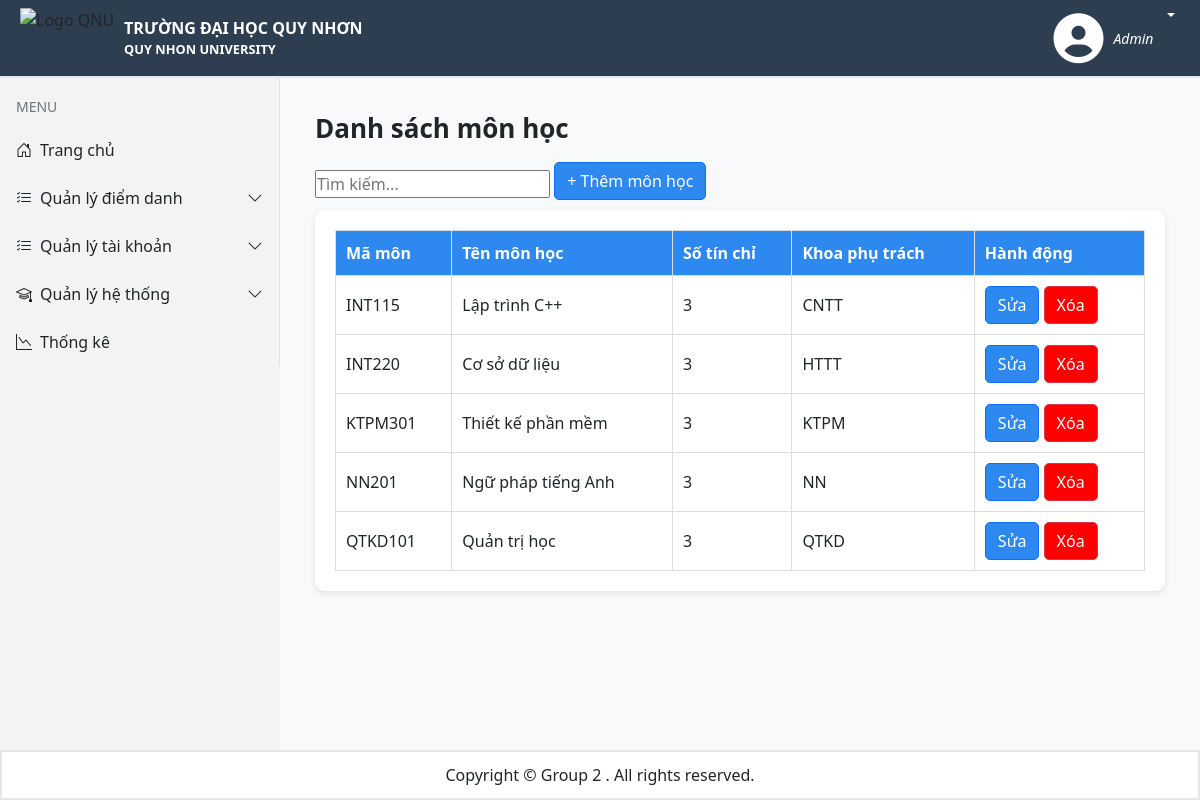
/Admin/QuanLyDiemDanh/MonHoc (signed in), run on the app's committed database.
### tables this page shows
CREATE TABLE IF NOT EXISTS `monhoc` (
  `MaMonHoc` varchar(10) NOT NULL,
  `TenMonHoc` varchar(100) DEFAULT NULL,
  `SoTC` int DEFAULT NULL,
  `KhoaPhuTrach` varchar(10) DEFAULT NULL,
  PRIMARY KEY (`MaMonHoc`),
  KEY `KhoaPhuTrach` (`KhoaPhuTrach`)
);

### app/Controllers/BaseController.php (called while the page is built, shortened)
<?php
require_once __DIR__ . '/../Config/database.php';
require_once __DIR__ . '/../Models/MonHoc.php';
class BaseController
{
    protected function renderAdmin($title, $render,$data = [])
    {
        require_once __DIR__ . "/../Views/layout.php";
    }
}

### app/Controllers/AdminController.php (called while the page is built, shortened)
<?php
    require_once __DIR__ . '/BaseController.php';
    class AdminController extends BaseController
    {
        public function showQlMonHoc()
        {
            $listMonHoc = (new MonHoc())->getAllMonHoc();
            $this->renderAdmin("Quản lý môn học", "mon-hoc.php", ['listMonHoc' => $listMonHoc]);
        }
    }
?>

### app/Models/MonHoc.php (called while the page is built, shortened)
<?php
    class MonHoc
    {
        private $conn;
        public function __construct()
        {
            $this->conn = Database::getConnection();
        }
        public function getAllMonHoc()
        {
            $stmt = $this->conn->prepare("SELECT * FROM monhoc");
            $stmt->execute();
            $result = $stmt->get_result();
            return $result->fetch_all(MYSQLI_ASSOC);
        }
    }
?>

### app/Config/database.php (called while the page is built, shortened)
<?php
class Database
{
    private static $servername = "localhost";
    private static $username = "root";
    private static $password = "";
    private static $dbname = "diemdanhonline";
    private static $conn = null;
    public static function getConnection()
    {
        if (self::$conn === null) {
            self::$conn = new mysqli(self::$servername, self::$username, self::$password, self::$dbname);
        }
        return self::$conn;
    }
}
?>

### app/Views/Admin/mon-hoc.php (the view, shortened to what this page needs)
<!DOCTYPE html>
<html lang="vi">
<head>
    <link rel="stylesheet" href="public/assets/css/admin.css">
</head>
<body>
    <div class="wrapper">
        <main class="content">
            <h1 class="page-title">Danh sách môn học</h1>
            <input type="text" id="searchInput" placeholder="Tìm kiếm..." onkeyup="searchMH()">
            <a href="Admin/QuanLyDiemDanh/MonHoc/ThemMonHoc" class="btn btn-primary" style="margin-bottom:10px;">+ Thêm môn học</a>
            <div class="table-box">
                <table>
                    <thead>
                        <tr>
                            <th>Mã môn</th>
                            <th>Tên môn học</th>
                            <th>Số tín chỉ</th>
                            <th>Khoa phụ trách</th>
                            <th>Hành động</th>
                        </tr>
                    </thead>
                    <tbody id="mh-table">
                        <?php foreach ($data['listMonHoc'] as $mh): ?>
                        <tr>
                            <td><?= htmlspecialchars($mh['MaMonHoc']) ?></td>
                            <td><?= htmlspecialchars($mh['TenMonHoc']) ?></td>
                            <td><?= htmlspecialchars($mh['SoTC']) ?></td>
                            <td><?= htmlspecialchars($mh['KhoaPhuTrach']) ?></td>
                            <td>
                                <a class="btn btn-primary" href="Admin/QuanLyDiemDanh/MonHoc/SuaMonHoc?MaMonHoc=<?= htmlspecialchars($mh['MaMonHoc']) ?>"> Sửa</a>
                                <a class="btn btn-danger" style="background-color: red;" href="Admin/QuanLyDiemDanh/MonHoc/XoaMonHoc?MaMonHoc=<?= htmlspecialchars($mh['MaMonHoc']) ?>">Xóa</a>
                            </td>
                        </tr>
                        <?php endforeach; ?>
                    </tbody>
                </table>
            </div>
        </main>
    </div>
</body>
</html>

### public/assets/css/layout.css (style rules this page uses)
:root { --sidebars-color: #f3f3f3; --header-color: #2c3e50; }
* { padding: 0px; margin: 0px; box-sizing: border-box; }
body { background-color: #F6F8FB; overflow: hidden; }

### public/assets/css/admin.css (style rules this page uses)
.wrapper { display: flex; }
.content { flex: 1; padding: 35px; }
.page-title { font-size: 26px; font-weight: bold; margin-bottom: 18px; }
.table-box { background: #fff; padding: 20px; border-radius: 10px; box-shadow: 0 2px 6px rgba(0,0,0,0.1); }
table { width: 100%; border-collapse: collapse; }
table thead { background: #2d89ef; color: white; }
table th, table td { padding: 10px; border: 1px solid #ddd; }
.btn { padding: 6px 12px; background: #2d89ef; color: #fff; border-radius: 5px; text-decoration: none; cursor: pointer; }

### app/Views/partials/menubar.php (style rules this page uses)
:root { --sidebar-width: 280px; }
body { background:#f8f9fa; }

### data on the page
monhoc: MaMonHoc "INT115", TenMonHoc "Lập trình C++", SoTC "3", KhoaPhuTrach "CNTT"
monhoc: MaMonHoc "INT220", TenMonHoc "Cơ sở dữ liệu", SoTC "3", KhoaPhuTrach "HTTT"
monhoc: MaMonHoc "KTPM301", TenMonHoc "Thiết kế phần mềm", SoTC "3", KhoaPhuTrach "KTPM"
monhoc: MaMonHoc "NN201", TenMonHoc "Ngữ pháp tiếng Anh", SoTC "3", KhoaPhuTrach "NN"
monhoc: MaMonHoc "QTKD101", TenMonHoc "Quản trị học", SoTC "3", KhoaPhuTrach "QTKD"
